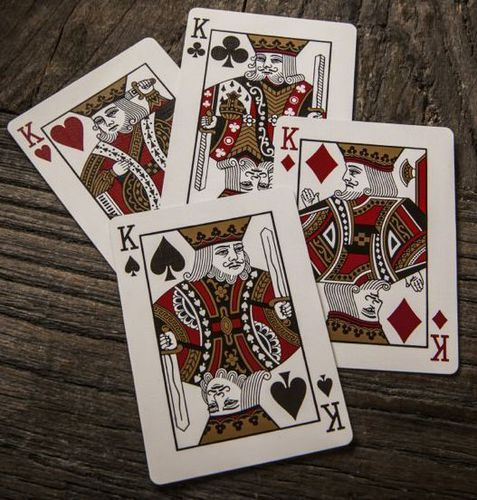
#> input picture resources/cards.jpeg, 477 x 500 px
$ python 2.py ../resources/cards.jpeg
#> lines starting #> are read from the running program, lines starting #| are printed output that depends on the picture; after the words box and inside, x2 and y2 are one past the last pixel; in counts of white or black regions, pixels touching at a corner belong together
import cv2
import sys
import numpy as np
from matplotlib import pyplot as plt

def show_image(img):
    img = cv2.cvtColor(img, cv2.COLOR_BGR2RGB)
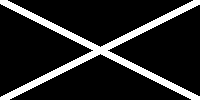
#> img: shape (100, 200, 3); values 100 (black) and 255 (white), 14.4% white; 1 white region, box (x1, y1, x2, y2) and area: (0, 0, 200, 100) 2886
    plt.imshow(img)
    plt.show()

def create_images():
    img_1 = np.zeros((100, 200, 1), np.uint8)
    img_1.fill(100)
    cv2.line(img_1,(0, 0),(200, 100),(255), 5)
    cv2.line(img_1,(0, 100),(200, 0),(255),5)

    img_2 = np.zeros((50, 200, 3), np.uint8)
    img_2.fill(100)
    cv2.line(img_2,(0, 0),(200, 100),(255), 5)
    cv2.line(img_2,(0, 100),(200, 0),(255),5)

    show_image(img_1)
    show_image(img_2)
#> in show_image (call 2), `img = cv2.cvtColor(img, cv2.COLOR_BGR2RGB)`:
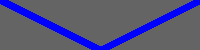
#> img: shape (50, 200, 3); mean R, G, B 85.1, 85.1, 123.1

if __name__ == '__main__':
    if len(sys.argv) == 2:
        create_images()
        image = cv2.imread(sys.argv[1])
#> image is the input picture: shape (500, 477, 3); mean B, G, R 88.1, 96.6, 109.6
        if image is not None:
            create_images()
        else:
            print('Cannot read image')
    else:
        print('Usage: python exercises/2.py <path of image>')
